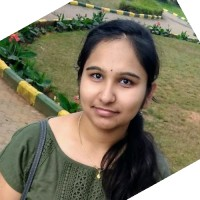
#> input picture MachineLearning/MyProfile.jpg, 200 x 200 px, found by its file name
$ jupyter execute --allow-errors 'Image_ASCII Version.ipynb'   (older library calls are emulated)
#> lines starting #> are read from the running program, lines starting #| are printed output that depends on the picture
#> in getascii_image_conversion, image is the input picture: PIL image 200x200 RGB; mean R, G, B 127.6, 121.8, 100.6
## Converting an image into its ASCII version

[cell 1]
from PIL import Image
#ASCII_CHARS = ["B","S","#","&","@","$","%","*","!",":","."]# printing the image using all these characters
ASCII_CHARS = ['0','1'] # printing only using 0's and 1's
def scale_image(image, W_New=100):
    """To Resize an image preserving the aspect ratio.
    """
#> called with W_New = 100
    (W, H) = image.size
#> W = 200; H = 200
    aspect_ratio = H/float(W)
#> aspect_ratio = 1
    H_New = int(aspect_ratio * W_New)
#> H_New = 100
    new_image = image.resize((W_New, H_New))
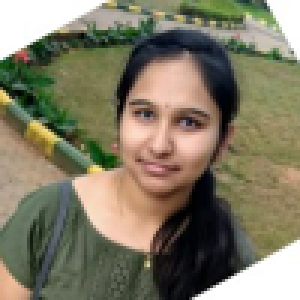
#> new_image: PIL image 100x100 RGB (shown 3 times larger); mean R, G, B 127.6, 121.8, 100.6
    return new_image

We can modify the ASCII character array with the symbols we want in our image, but we need to modify the range width in the map_pixels_to_ascii_chars function based on the number of values in the array.

Converting the image to greyscale

[cell 2]
def convert_to_grayscale(image):
    return image.convert('L')
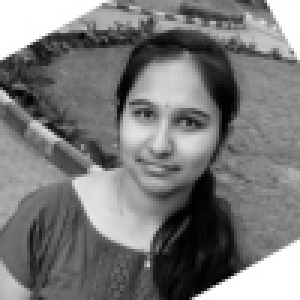
#> returned value: PIL image 100x100 L (shown 3 times larger); min 0, max 255, mean 121.1

Mapping the image pixels to corresponding ascii characters

[cell 3]
def map_pixels_to_ascii_chars(image, range_width=128):
    """Maps each pixel to an ascii char based on the range
    in which it lies.
0-255 is divided into 11 ranges of 25 pixels each.
        """
#> called with range_width = 128
    pixels_in_image = list(image.getdata())
#> pixels_in_image = 10000 values, max 255 at index 0, min 0 at index 4274, mean 121.1
    pixels_to_chars = [ASCII_CHARS[int(pixel_value/range_width)] for pixel_value in
                pixels_in_image]
#> pixels_to_chars = 10000 items, first 6: '1', '1', '1', '1', '1', '1'
    return "".join(pixels_to_chars)

Converting the image to ASCII by assigning the pixes to ASCII characters based on their intensity

[cell 4]
def convert_image_to_ascii(image, W_New=100):
    image = scale_image(image)
    image = convert_to_grayscale(image)
    pixels_to_chars = map_pixels_to_ascii_chars(image)
    len_pixels_to_chars = len(pixels_to_chars)
#> len_pixels_to_chars = 10000
    image_ascii = [pixels_to_chars[index: index + W_New] for index in range(0, len_pixels_to_chars, W_New)]
#> image_ascii = 100 items
    return "\n".join(image_ascii)
    print(pixels_to_chars)

Here is the wrapper/main function which takes in the file path to open the image and print the ASCII image

[cell 5]
from scipy import sparse
from scipy.sparse import coo_matrix
import sklearn.feature_extraction.image as image
def handle_image_conversion(image_filepath):
    image = None
    try:
        image = Image.open(image_filepath)
    except Exception as e:
        print ("Unable to open image file {image_filepath}".format(image_filepath=image_filepath))
        print (e)
        return
    image_ascii = convert_image_to_ascii(image)
    print(image_ascii)

    # writing the image to a text file and saving it
    with open("data/ascii_image.txt", "w") as f:
        f.write(image_ascii)

Setting the image file path and calling our main function

#> (a cell that did not finish here is left out)

The image is also saved as áscii_image.txt file

## Bonus -
** My Approach is described as below**

## Finding the adjacency matrix for the image

**S1** - Converting the returned image_ascii into graph by converting the saved text file into a 2d matrix and creating a grpah from the numpy array

**S2** - Will convert the graph into GML format using 'write_gml'

**S3** - Will load the gml file and find the Adjacency matrix using networkx using 'nx.to_scipy_sparse_matrix function'

Lets start with step 1 ( **S1**)

[cell 7]
##  this function just returns the ascii image and the text file is saved
def getascii_image_conversion(image_filepath):
    image = None
    try:
        image = Image.open(image_filepath)
    except Exception as e:
        print ("Unable to open image file {image_filepath}".format(image_filepath=image_filepath))
        print (e)
        return
    image_ascii = convert_image_to_ascii(image)
    return image_ascii

[cell 8]
import PIL
import numpy as np
filepath = 'ipynb.images/MyProfile.jpg'
image_ascii = getascii_image_conversion(filepath) # calling the function

## Adding white spaces between each element in the text file
string_revised=" ".join(image_ascii)

# Writing this string into a text file
text_file = open("data/ascii_image.txt", "w")
n = text_file.write(string_revised)
#> n = 20197
text_file.close()


# creating the 2D  np array
with open("data/ascii_image.txt") as textFile:
    lines = [line.split() for line in textFile]

# Converting the string objects inside the list to integers
newList = []
listSize = len(lines)
for i in range(0, listSize):
    newList.append([])
    for j in range(0, listSize):
        newList[i].append(int(lines[i][j]))

# getting the 2Darray
matrix = np.asarray(newList)


## 100*100 matrix of the image

print(matrix.shape)
print (matrix)
type(matrix)
